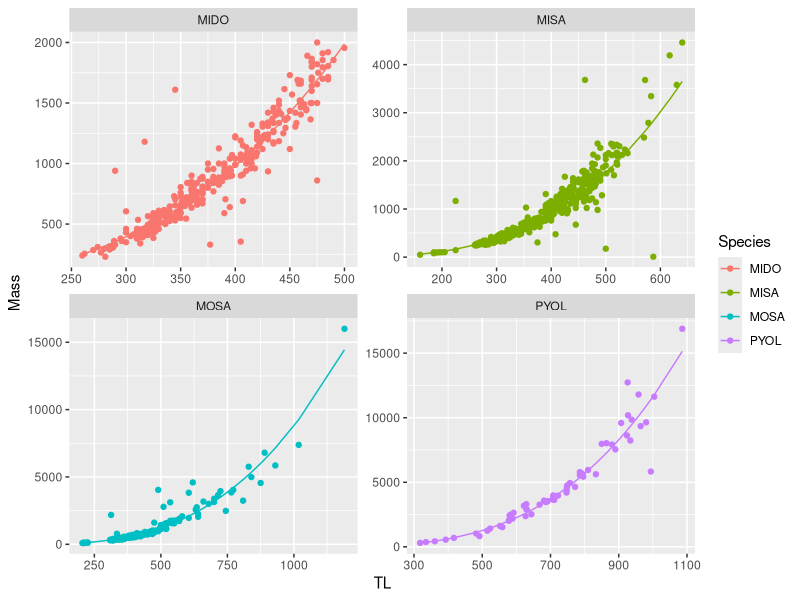
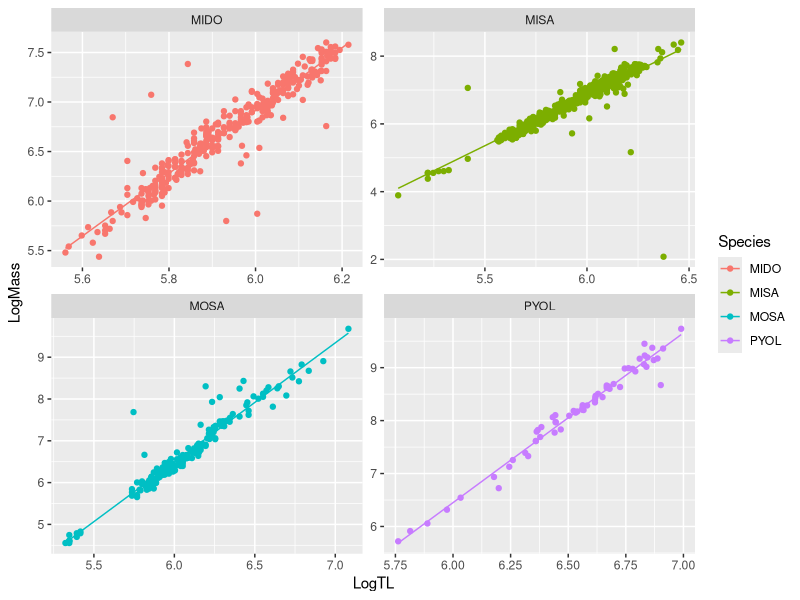

Recreate these plots in R, in order.
library(readxl)
library(tidyverse)
library(gridExtra)
library(ggplot2)

flathead <- read_csv("raw_data/flathead.csv") %>% 
  mutate(Date = as.Date(Date, "%m/%d/%Y")) %>%
  mutate(PredMass = .000006*(TL^3.0997)) #length-weight relationship from Granfors (2014)

# USGS data set Mississippi river data 1983 - 2023 
# https://www.umesc.usgs.gov/cgi-bin/ltrmp/fish/fish_query.pl
lt_flathead <- read.csv("raw_data/ltrm_fish_data_flathead_lw.csv") %>%
  rename(TL = length) %>%
  mutate(Species = "PYOL", Mass = as.integer(weight),
         Date = as.Date(sdate,  "%m/%d/%Y"), 
         Reach = NA, Agency = "USGS") %>%
  select(Date, Species, TL, Mass, Reach, Agency)

# USFWS data from Lower Colorado River E. Rasset (2023)
usfws_flathead <- read.csv("raw_data/flathead_usfws_lw.csv") %>%
  rename(TL = Length, Mass = Weight) %>%
  mutate(Species = "PYOL",
         Date = as.Date(Date,  "%m/%d/%Y"),
         Reach = 3) %>%
  select(Date, Species, TL, Mass, Reach, Agency)


others <- read_excel("raw_data/Fish.xlsx") %>% mutate(Date = as.Date(substr(Date,1,6), "%y%m%d")) %>%
  mutate(Species = case_when(Species == 'Largemouth Bass' ~ 'MISA',
                             Species == 'Smallmouth Bass' ~ 'MIDO',
                             Species == 'Striped Bass' ~ 'MOSA')) %>%
  mutate(Reach = as.numeric(gsub('Reach', '', Reach)), Agency = 'USBR') %>%
  rename('TL' = 'Total Length', 'Mass' = 'Weight') %>%
  filter(Reach %in% c('2', '3'), !(Species == 'MISA' & TL > 650))

nonnatives <- rbind(usfws_flathead, others) %>%
  filter(!is.na(TL), !is.na(Mass), TL >= 150) %>%
  mutate(LogTL = log(TL), LogMass = log(Mass))

dataList = list()
coefList = list()

for(i in unique(nonnatives$Species)){
  temp <- nonnatives %>% filter(Species == i)
  model <- lm(LogMass ~ LogTL, temp)
  temp$LogPredMass <- predict(model, newdata = temp, type = 'response')
  dataList[[i]] <- temp
  coefList[[i]] <- coef(model)
}

withMass <- bind_rows(dataList) %>%
  mutate(PredMass = round(exp(LogPredMass),0))

LWCoeff <- bind_rows(coefList, .id = "Species")
LWCoeff <- LWCoeff %>% 
  rename(SlopeTL = LogTL, LogInterceptTL = `(Intercept)`) %>%
  mutate(InterceptTL = exp(LogInterceptTL))

lw_nonnatives <- function(species, TL){
  coeff = LWCoeff %>% filter(Species == species)
  BodyDepth <- round(coeff$InterceptTL*TL^(coeff$SlopeTL), 0)
  return(BodyDepth)
}

rm(dataList, coefList)

# nonnatives <- bind_rows(withMass, flathead)
saveRDS(nonnatives, file = 'nonnatives.rds')
saveRDS(LWCoeff, file = 'nonnativeslw.rds')

ggplot(withMass, aes(x = TL, color = Species)) + geom_point(aes(y = Mass)) + geom_line(aes(y = PredMass)) +
  facet_wrap(~Species, scales = 'free')

ggplot(withMass, aes(x = LogTL, color = Species)) + geom_point(aes(y = LogMass)) + geom_line(aes(y = LogPredMass)) +
  facet_wrap(~Species, scales = 'free')
